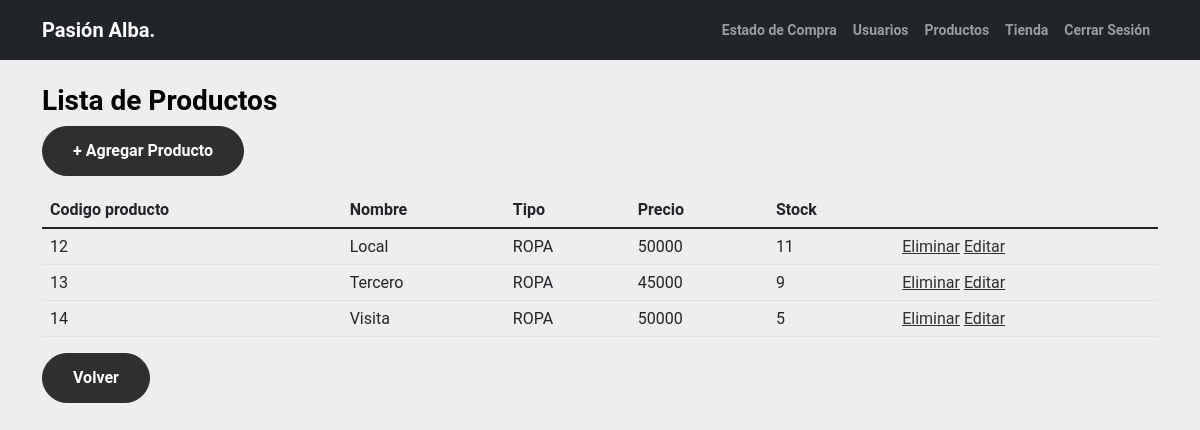
/productos/, run on the app's committed database.
### aplicacion/models.py (models this page shows, shortened)
class Producto(models.Model):
    cod_producto = models.AutoField(primary_key=True)
    nombre = models.CharField(max_length=50)
    tipo_producto = models.CharField(max_length=10, choices=TIPO_PRODUCTO, default='OTRO PRODUCTO')
    precio = models.IntegerField(validators=[MinValueValidator(1000), MaxValueValidator(999999999)])
    stock = models.IntegerField(default=0)
    imagen = models.ImageField(upload_to='productos', null=True)

### aplicacion/views.py (the view)
# urls.py: path('productos/', productos, name = 'productos'),
def productos(request):
    productos=Producto.objects.all()
    datos={
        "productos":productos
    }
    return render(request,'aplicacion/productos.html', datos)

### aplicacion/templates/aplicacion/productos.html (shortened to what this page needs)
{% load static %}
<head>
    <link href="{% static 'aplicacion/css/bootstrap.min.css' %}" rel="stylesheet">
    <link rel="stylesheet" href="https://cdnjs.cloudflare.com/ajax/libs/font-awesome/6.0.0-beta3/css/all.min.css">
    <link href="{% static 'aplicacion/css/tiny-slider.css' %}" rel="stylesheet">
    <link href="{% static 'aplicacion/css/style.css' %}" rel="stylesheet">
</head>
<nav class="custom-navbarr navbar navbar-expand-md navbar-dark bg-dark" aria-label="Furni navigation bar" style="font-weight: bold;">
    <div class="container">
        <a class="navbar-brand" href="{% url "panelcontrol" %}">Pasión Alba<span>.</span></a>
        <div class="collapse navbar-collapse" id="navbarsFurni">
            <ul class="custom-navbar-nav navbar-nav ms-auto mb-2 mb-md-0">
                <li class="nav-item ">
                    <a class="nav-link" href="{% url 'panelcontrolestadocompra' %}">Estado de Compra</a>
                </li>
                <li class="nav-item">
                    <a class="nav-link" href="{% url 'personas' %}">Usuarios</a>
                </li>
                <li class="nav-item">
                    <a class="nav-link" href="{% url 'productos' %}">Productos</a>
                </li>
                <li class="nav-item ">
                    <a class="nav-link" href="{% url 'shop' %}">Tienda</a>
                </li>
                <li class="nav-item">
                    <a class="nav-link" href="{% url 'panelcerrarsesion' %}">Cerrar Sesión</a>
                </li>
            </ul>
        </div>
    </div>
</nav>
    <div class="container" style="color: black;">
        <div class="mt-4">
            <h3 style="font-weight: bold;">Lista de Productos</h3>
            <a href="{% url 'crearproducto' %}" role="button" class="btn text-primarsy" style="color: white;">+ Agregar Producto</a>
        </div>
        <table class="table table-hover">
            <thead>
                <tr>
                    <th>Codigo producto</th>
                    <th>Nombre</th>
                    <th>Tipo</th>
                    <th>Precio</th>
                    <th>Stock</th>
                </tr>
            </thead>
            <tbody>
                {% for p in productos %}
                <tr>
                    <td>{{ p.cod_producto }}</td>
                    <td>{{ p.nombre }}</td>
                    <td>{{ p.tipo_producto }}</td>
                    <td>{{ p.precio }}</td>
                    <td>{{ p.stock }}</td>
                    <td>
                        <a href="{% url 'eliminarproducto' p.cod_producto %}">Eliminar</a>
                        <a href="{% url 'modificarproducto' p.cod_producto %}">Editar</a>
                    </td>
                </tr>
                {% endfor %}
            </tbody>
        </table>
        <div class="back-button">
            <a href="{% url 'panelcontrol' %}" class="btn btn-secondarsy">Volver</a>
        </div>
    </div>
</body>

### aplicacion/static/aplicacion/css/style.css (style rules this page uses)
a { text-decoration: none; -webkit-transition: .3s all ease; -o-transition: .3s all ease; transition: .3s all ease; color: #2f2f2f; text-decoration: underline; }
.btn { font-weight: 600; padding: 12px 30px; border-radius: 30px; color: #ffffff; background: #2f2f2f; border-color: #2f2f2f; }

### data on the page
Producto: cod_producto "12", nombre "Local", tipo_producto "ROPA", precio "50000", stock "11"
Producto: cod_producto "13", nombre "Tercero", tipo_producto "ROPA", precio "45000", stock "9"
Producto: cod_producto "14", nombre "Visita", tipo_producto "ROPA", precio "50000", stock "5"
